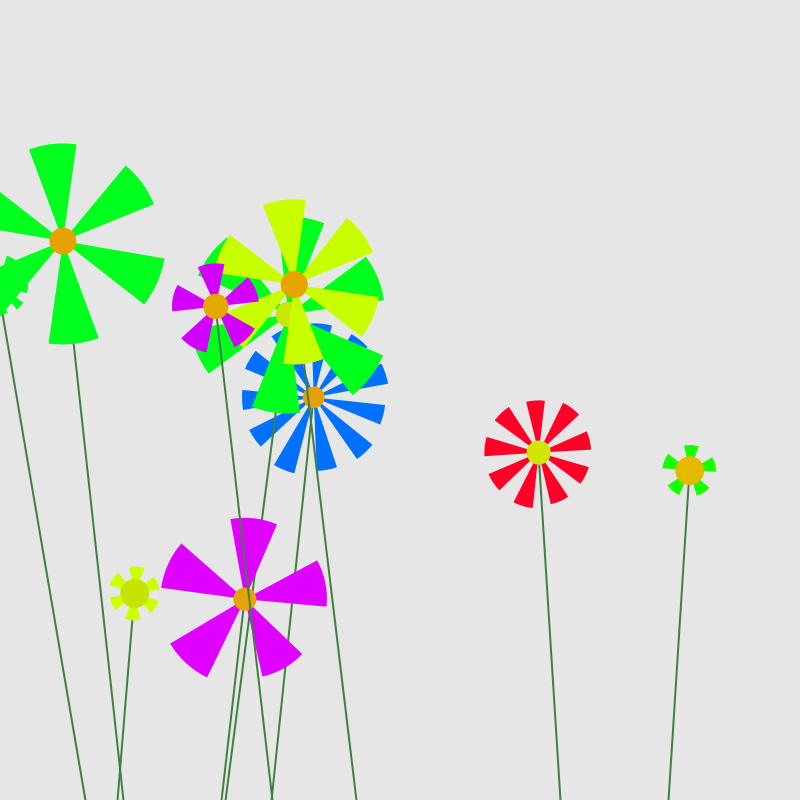
Frame 1 (no input)
Frame 60 (the mouse pressed at the canvas centre just before this capture): identical to frame 1, image omitted
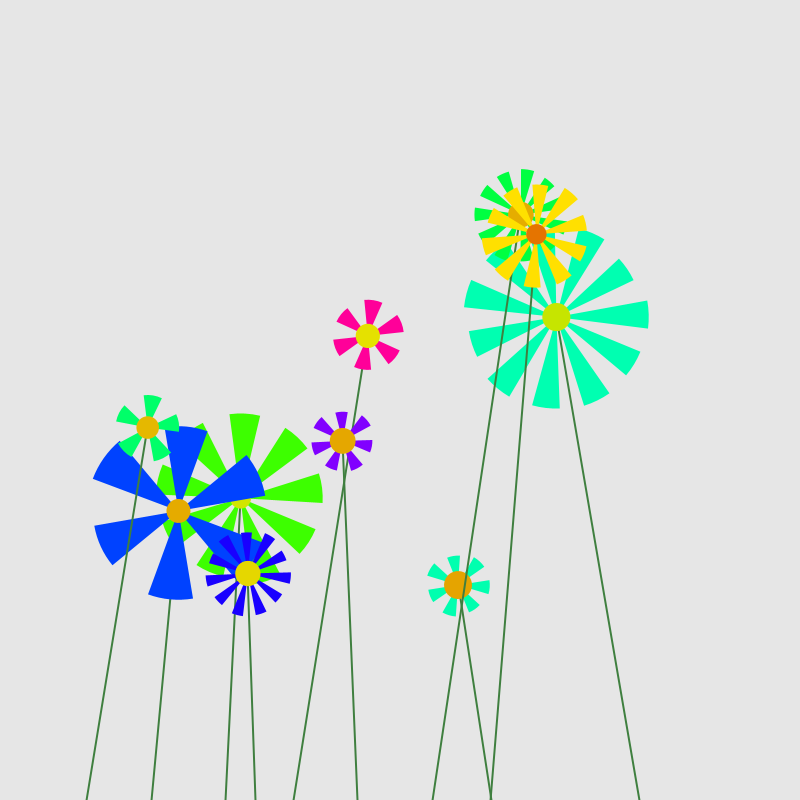
Frame 120 (the mouse held since frame 60 and released just before this capture)

The Processing sketch that drew these frames (run headless with seeded random() and noise(); from frame 60 on, the mouse is pressed at the canvas centre):

// Processing sketch: function_stp_fin
// ── function_stp_fin.pde
int randomSeed = int(random(10000));
float FLOWER_A_RANGE = 10;

void setup() {
  size(800, 800);
}

void mousePressed() {
  randomSeed = int(random(10000));
}

void draw() {
  randomSeed(randomSeed);
  background(230);
  for (int n = 0; n < 10; n++) {
    flower(random(0.1 * width, 0.9 * width), random(height * 0.25, height * 0.75), random(20, 30), random(50, 200));
  }
}

void flower(float x, float h, float budD, float petalD) {
  pushStyle();
  colorMode(HSB, 360, 100, 100);
  pushMatrix();
  translate(x, height);
  rotate(radians(random(-FLOWER_A_RANGE, FLOWER_A_RANGE)));
  strokeWeight(2);
  stroke(120, 50, 50);
  line(0, 0, 0, -h);
  pushMatrix();
  translate(0, -h);
  float petalHue = random(360);
  int petalNum = int(random(5, 13));
  float petalArcRange = 0.25 * 360 / float(petalNum);
  petalArcRange *= random(0.9, 1.1);
  for (int n = 0; n < petalNum; n++) {
    float petalRandDMult = random(0.95, 1.05);
    float petalA = radians(-90 + n * 360 / float(petalNum));
    pushMatrix();
    rotate(petalA);
    noStroke();
    fill(petalHue, 100, 100);
    arc(0, 0,
      petalD * petalRandDMult, petalD * petalRandDMult,
      radians(-petalArcRange), radians(petalArcRange),
      PIE);
    popMatrix();
  }
  float budHue = random(30, 70);
  fill(budHue, 100, 90);
  circle(0, 0, budD);
  popMatrix();
  popMatrix();
  popStyle();
}
